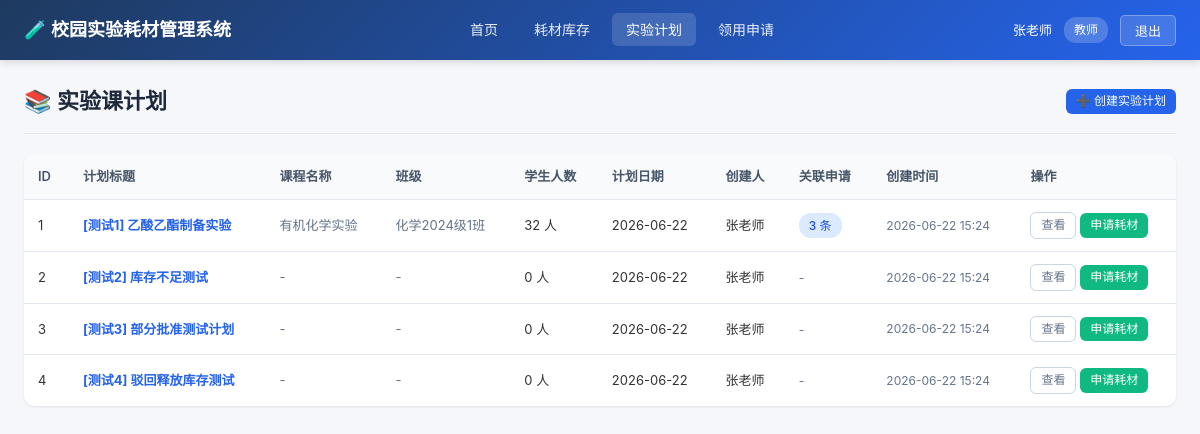
The app's page /plans (signed in) with its own data.
### models.py (models this page shows)
class User(Base):
    __tablename__ = "users"
    id = Column(Integer, primary_key=True, index=True)
    username = Column(String(50), unique=True, index=True, nullable=False)
    password = Column(String(100), nullable=False)
    full_name = Column(String(100), nullable=False)
    role = Column(String(20), nullable=False)  # teacher, keeper, director
    department = Column(String(100), default="")
    created_at = Column(DateTime, default=datetime.now)
    created_plans = relationship("ExperimentPlan", back_populates="creator")
    submitted_requests = relationship("SupplyRequest", back_populates="applicant")
    approvals = relationship("ApprovalRecord", back_populates="approver")

class ExperimentPlan(Base):
    __tablename__ = "experiment_plans"
    id = Column(Integer, primary_key=True, index=True)
    title = Column(String(200), nullable=False)
    course_name = Column(String(200), default="")
    class_name = Column(String(100), default="")
    student_count = Column(Integer, default=0)
    plan_date = Column(Date, nullable=False)
    description = Column(Text, default="")
    creator_id = Column(Integer, ForeignKey("users.id"), nullable=False)
    created_at = Column(DateTime, default=datetime.now)
    creator = relationship("User", back_populates="created_plans")
    requests = relationship("SupplyRequest", back_populates="plan")

### main.py (the view)
@app.get("/plans", response_class=HTMLResponse)
async def plan_list(
    request: Request,
    current_user: models.User = Depends(get_current_user),
    db: Session = Depends(get_db)
):
    query = db.query(models.ExperimentPlan)
    if current_user.role == "teacher":
        query = query.filter(models.ExperimentPlan.creator_id == current_user.id)
    plans = query.order_by(models.ExperimentPlan.plan_date.desc()).all()
    return templates.TemplateResponse("plans/list.html", {
        "request": request,
        "current_user": current_user,
        "plans": plans,
        "ROLE_MAP": ROLE_MAP
    })

### templates/plans/list.html (shortened to what this page needs)
{% extends "base.html" %}
{% block content %}
<div class="page-header">
    <div class="page-title">📚 实验课计划</div>
    <div class="page-actions">
        {% if current_user.role == 'teacher' %}
        <a href="/plans/new" class="btn btn-primary btn-sm">➕ 创建实验计划</a>
        {% endif %}
    </div>
</div>
<div class="card">
    <div class="table-responsive">
        <table>
            <thead>
                <tr>
                    <th>ID</th>
                    <th>计划标题</th>
                    <th>课程名称</th>
                    <th>班级</th>
                    <th>学生人数</th>
                    <th>计划日期</th>
                    <th>创建人</th>
                    <th>关联申请</th>
                    <th>创建时间</th>
                    <th>操作</th>
                </tr>
            </thead>
            <tbody>
                {% for p in plans %}
                <tr>
                    <td>{{ p.id }}</td>
                    <td><a href="/plans/{{ p.id }}"><strong>{{ p.title }}</strong></a></td>
                    <td class="text-muted">{{ p.course_name or '-' }}</td>
                    <td class="text-muted">{{ p.class_name or '-' }}</td>
                    <td>{{ p.student_count or 0 }} 人</td>
                    <td>{{ p.plan_date.strftime('%Y-%m-%d') }}</td>
                    <td>{{ p.creator.full_name }}</td>
                    <td>
                        {% if p.requests %}
                        <span class="badge badge-approved">{{ p.requests|length }} 条</span>
                        {% else %}
                        <span class="text-muted text-sm">-</span>
                        {% endif %}
                    </td>
                    <td class="text-sm text-muted">{{ p.created_at.strftime('%Y-%m-%d %H:%M') }}</td>
                    <td>
                        <a href="/plans/{{ p.id }}" class="btn btn-outline btn-sm">查看</a>
                        {% if current_user.role == 'teacher' and current_user.id == p.creator_id %}
                        <a href="/requests/new?plan_id={{ p.id }}" class="btn btn-success btn-sm">申请耗材</a>
                        {% endif %}
                    </td>
                </tr>
                {% endfor %}
            </tbody>
        </table>
    </div>
</div>
{% endblock %}

### templates/base.html (shortened to what this page needs)
<!DOCTYPE html>
<html lang="zh-CN">
<head>
    <link rel="stylesheet" href="/static/style.css">
</head>
<body>
{% block navbar %}
<nav class="navbar">
    <div class="navbar-brand">
        <a href="/">🧪 校园实验耗材管理系统</a>
    </div>
    {% if current_user %}
    <ul class="navbar-nav">
        <li><a href="/" class="{% if request.url.path == '/' %}active{% endif %}">首页</a></li>
        <li><a href="/supplies" class="{% if '/supplies' in request.url.path %}active{% endif %}">耗材库存</a></li>
        {% if current_user.role == 'teacher' %}
        <li><a href="/plans" class="{% if '/plans' in request.url.path %}active{% endif %}">实验计划</a></li>
        {% endif %}
        <li><a href="/requests" class="{% if '/requests' in request.url.path %}active{% endif %}">领用申请</a></li>
    </ul>
    <div class="navbar-user">
        <span>{{ current_user.full_name }}</span>
        <span class="role-badge">{{ ROLE_MAP.get(current_user.role, current_user.role) }}</span>
        <form action="/logout" method="post">
            <button type="submit">退出</button>
        </form>
    </div>
    {% endif %}
</nav>
{% endblock %}
<div class="main-container">
    {% block content %}{% endblock %}
</div>
</body>
</html>

### static/style.css (style rules this page uses)
* { margin: 0; padding: 0; box-sizing: border-box; }
body { font-family: -apple-system, BlinkMacSystemFont, "Segoe UI", "PingFang SC", "Hiragino Sans GB", "Microsoft YaHei", sans-serif; background: #f5f7fa; color: #333; line-height: 1.6; font-size: 14px; }
a { color: #2563eb; text-decoration: none; }
.navbar { background: linear-gradient(135deg, #1e3a5f 0%, #2563eb 100%); color: white; padding: 0 24px; height: 60px; display: flex; align-items: center; justify-content: space-between; box-shadow: 0 2px 8px rgba(0, 0, 0, 0.15); position: sticky; top: 0; z-index: 100; }
.navbar-brand { font-size: 18px; font-weight: 600; display: flex; align-items: center; gap: 10px; }
.navbar-brand a { color: white; text-decoration: none; }
.navbar-nav { display: flex; align-items: center; gap: 8px; list-style: none; }
.navbar-nav a { color: rgba(255, 255, 255, 0.9); padding: 8px 14px; border-radius: 6px; font-size: 14px; transition: all 0.2s; }
.navbar-nav a:hover, .navbar-nav a.active { background: rgba(255, 255, 255, 0.15); color: white; text-decoration: none; }
.navbar-user { display: flex; align-items: center; gap: 12px; font-size: 13px; }
.navbar-user .role-badge { background: rgba(255, 255, 255, 0.2); padding: 3px 10px; border-radius: 12px; font-size: 12px; }
.navbar-user form { display: inline; }
.navbar-user button { background: rgba(255, 255, 255, 0.15); color: white; border: 1px solid rgba(255, 255, 255, 0.3); padding: 5px 14px; border-radius: 5px; cursor: pointer; font-size: 13px; transition: all 0.2s; }
.main-container { max-width: 1400px; margin: 24px auto; padding: 0 24px; }
.page-header { display: flex; justify-content: space-between; align-items: center; margin-bottom: 20px; padding-bottom: 14px; border-bottom: 1px solid #e2e8f0; }
.page-title { font-size: 22px; font-weight: 600; color: #1e293b; }
.page-actions { display: flex; gap: 10px; }
.card { background: white; border-radius: 10px; box-shadow: 0 1px 3px rgba(0, 0, 0, 0.06), 0 1px 2px rgba(0, 0, 0, 0.04); margin-bottom: 20px; overflow: hidden; }
table { width: 100%; border-collapse: collapse; }
table th, table td { padding: 12px 14px; text-align: left; border-bottom: 1px solid #e2e8f0; font-size: 13px; }
table th { background: #f8fafc; font-weight: 600; color: #475569; white-space: nowrap; }
table tbody tr:last-child td { border-bottom: none; }
.table-responsive { overflow-x: auto; }
.badge { display: inline-block; padding: 3px 10px; border-radius: 12px; font-size: 12px; font-weight: 500; white-space: nowrap; }
.badge-approved { background: #dbeafe; color: #1d4ed8; }
.btn { display: inline-block; padding: 7px 16px; border-radius: 6px; font-size: 13px; font-weight: 500; border: none; cursor: pointer; transition: all 0.2s; text-decoration: none; line-height: 1.4; }
.btn-primary { background: #2563eb; color: white; }
.btn-success { background: #10b981; color: white; }
.btn-outline { background: white; color: #64748b; border: 1px solid #cbd5e1; }
.btn-sm { padding: 4px 10px; font-size: 12px; }
.text-muted { color: #64748b; }
.text-sm { font-size: 12px; }

### records on screen
User: full_name "张老师", get "教师"
ExperimentPlan: id "1", title "[测试1] 乙酸乙酯制备实验", course_name "有机化学实验", class_name "化学2024级1班", student_count "32", plan_date "2026-06-22", creator.full_name "张老师", requests|length "3", created_at "2026-06-22 15:24"
ExperimentPlan: id "2", title "[测试2] 库存不足测试", course_name "-", class_name "-", student_count "0", plan_date "2026-06-22", creator.full_name "张老师", created_at "2026-06-22 15:24"
ExperimentPlan: id "3", title "[测试3] 部分批准测试计划", course_name "-", class_name "-", student_count "0", plan_date "2026-06-22", creator.full_name "张老师", created_at "2026-06-22 15:24"
ExperimentPlan: id "4", title "[测试4] 驳回释放库存测试", course_name "-", class_name "-", student_count "0", plan_date "2026-06-22", creator.full_name "张老师", created_at "2026-06-22 15:24"
